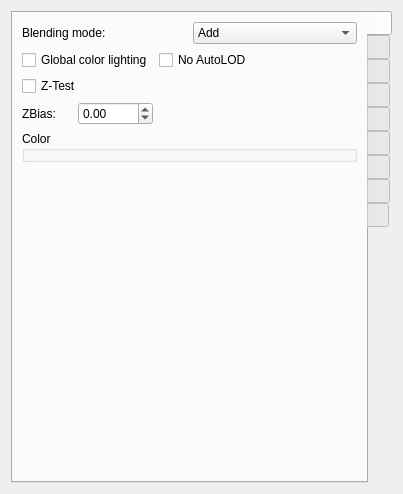
<?xml version="1.0" encoding="UTF-8"?>
<ui version="4.0">
 <class>CLocatedBindablePage</class>
 <widget class="QWidget" name="CLocatedBindablePage">
  <property name="geometry">
   <rect>
    <x>0</x>
    <y>0</y>
    <width>352</width>
    <height>494</height>
   </rect>
  </property>
  <property name="sizePolicy">
   <sizepolicy hsizetype="Preferred" vsizetype="Preferred">
    <horstretch>0</horstretch>
    <verstretch>0</verstretch>
   </sizepolicy>
  </property>
  <property name="windowTitle">
   <string>Form</string>
  </property>
  <layout class="QGridLayout" name="gridLayout">
   <item row="0" column="0">
    <widget class="QTabWidget" name="tabWidget">
     <property name="sizePolicy">
      <sizepolicy hsizetype="Preferred" vsizetype="Preferred">
       <horstretch>0</horstretch>
       <verstretch>0</verstretch>
      </sizepolicy>
     </property>
     <property name="tabPosition">
      <enum>QTabWidget::East</enum>
     </property>
     <property name="currentIndex">
      <number>0</number>
     </property>
     <property name="elideMode">
      <enum>Qt::ElideNone</enum>
     </property>
     <property name="tabsClosable">
      <bool>false</bool>
     </property>
     <property name="movable">
      <bool>true</bool>
     </property>
     <widget class="QWidget" name="materialPage">
      <property name="sizePolicy">
       <sizepolicy hsizetype="Preferred" vsizetype="Preferred">
        <horstretch>0</horstretch>
        <verstretch>0</verstretch>
       </sizepolicy>
      </property>
      <attribute name="title">
       <string/>
      </attribute>
      <layout class="QGridLayout" name="gridLayout_2">
       <item row="0" column="0" colspan="3">
        <layout class="QHBoxLayout" name="horizontalLayout_2">
         <item>
          <widget class="QLabel" name="blendModeLabel">
           <property name="text">
            <string>Blending mode:</string>
           </property>
          </widget>
         </item>
         <item>
          <widget class="QComboBox" name="blendModeComboBox">
           <item>
            <property name="text">
             <string>Add</string>
            </property>
           </item>
           <item>
            <property name="text">
             <string>Modulate</string>
            </property>
           </item>
           <item>
            <property name="text">
             <string>Alpha blend</string>
            </property>
           </item>
           <item>
            <property name="text">
             <string>Alpha test</string>
            </property>
           </item>
          </widget>
         </item>
        </layout>
       </item>
       <item row="1" column="0">
        <widget class="QCheckBox" name="globalColorLightingCheckBox">
         <property name="text">
          <string>Global color lighting</string>
         </property>
        </widget>
       </item>
       <item row="2" column="0">
        <widget class="QCheckBox" name="ztestCheckBox">
         <property name="text">
          <string>Z-Test</string>
         </property>
        </widget>
       </item>
       <item row="3" column="0">
        <layout class="QHBoxLayout" name="horizontalLayout">
         <item>
          <widget class="QLabel" name="zbiasLabel">
           <property name="text">
            <string>ZBias:</string>
           </property>
          </widget>
         </item>
         <item>
          <widget class="QDoubleSpinBox" name="zbiasDoubleSpinBox">
           <property name="minimum">
            <double>-9999.000000000000000</double>
           </property>
           <property name="maximum">
            <double>9999.000000000000000</double>
           </property>
          </widget>
         </item>
        </layout>
       </item>
       <item row="5" column="1">
        <spacer name="verticalSpacer">
         <property name="orientation">
          <enum>Qt::Vertical</enum>
         </property>
         <property name="sizeHint" stdset="0">
          <size>
           <width>20</width>
           <height>21</height>
          </size>
         </property>
        </spacer>
       </item>
       <item row="1" column="1">
        <widget class="QCheckBox" name="autoLodCheckBox">
         <property name="text">
          <string>No AutoLOD</string>
         </property>
        </widget>
       </item>
       <item row="4" column="0" colspan="3">
        <widget class="NLQT::CAttribRGBAWidget" name="colorWidget">
         <property name="title">
          <string>Color</string>
         </property>
        </widget>
       </item>
      </layout>
     </widget>
     <widget class="QWidget" name="sizeAnglePage">
      <property name="sizePolicy">
       <sizepolicy hsizetype="Preferred" vsizetype="Preferred">
        <horstretch>0</horstretch>
        <verstretch>0</verstretch>
       </sizepolicy>
      </property>
      <attribute name="title">
       <string/>
      </attribute>
      <layout class="QGridLayout" name="gridLayout_4">
       <item row="0" column="0">
        <widget class="QCheckBox" name="independantSizeCheckBox">
         <property name="text">
          <string>Independant size</string>
         </property>
        </widget>
       </item>
       <item row="0" column="2">
        <widget class="QGroupBox" name="independantGroupBox">
         <property name="enabled">
          <bool>false</bool>
         </property>
         <property name="title">
          <string/>
         </property>
         <layout class="QGridLayout" name="gridLayout_3">
          <item row="0" column="0">
           <widget class="QRadioButton" name="widthRadioButton">
            <property name="text">
             <string>Width</string>
            </property>
            <property name="checked">
             <bool>true</bool>
            </property>
           </widget>
          </item>
          <item row="0" column="1">
           <widget class="QRadioButton" name="heightRadioButton">
            <property name="text">
             <string>Height</string>
            </property>
           </widget>
          </item>
         </layout>
        </widget>
       </item>
       <item row="3" column="1">
        <spacer name="verticalSpacer_2">
         <property name="orientation">
          <enum>Qt::Vertical</enum>
         </property>
         <property name="sizeHint" stdset="0">
          <size>
           <width>31</width>
           <height>354</height>
          </size>
         </property>
        </spacer>
       </item>
       <item row="1" column="0" colspan="3">
        <widget class="NLQT::CAttribFloatWidget" name="sizeWidget">
         <property name="title">
          <string>Size</string>
         </property>
        </widget>
       </item>
       <item row="2" column="0" colspan="3">
        <widget class="NLQT::CAttribFloatWidget" name="angle2DWidget">
         <property name="title">
          <string>Angle 2D</string>
         </property>
        </widget>
       </item>
      </layout>
     </widget>
     <widget class="QWidget" name="rotatePage">
      <property name="sizePolicy">
       <sizepolicy hsizetype="Preferred" vsizetype="Preferred">
        <horstretch>0</horstretch>
        <verstretch>0</verstretch>
       </sizepolicy>
      </property>
      <attribute name="title">
       <string/>
      </attribute>
      <layout class="QGridLayout" name="gridLayout_7">
       <item row="1" column="0">
        <widget class="QCheckBox" name="rotationPCCheckBox">
         <property name="text">
          <string>hint / precomputed rotations</string>
         </property>
        </widget>
       </item>
       <item row="2" column="0">
        <widget class="QGroupBox" name="rotGroupBox">
         <property name="enabled">
          <bool>false</bool>
         </property>
         <property name="title">
          <string/>
         </property>
         <layout class="QGridLayout" name="gridLayout_5">
          <item row="0" column="0">
           <widget class="QLabel" name="label_3">
            <property name="text">
             <string>Rot speed min:</string>
            </property>
           </widget>
          </item>
          <item row="0" column="1">
           <widget class="QDoubleSpinBox" name="rotSpeedMinDoubleSpinBox"/>
          </item>
          <item row="1" column="0">
           <widget class="QLabel" name="label_4">
            <property name="text">
             <string>Rot speed max:</string>
            </property>
           </widget>
          </item>
          <item row="1" column="1">
           <widget class="QDoubleSpinBox" name="rotSpeedMaxDoubleSpinBox"/>
          </item>
          <item row="2" column="0">
           <widget class="QLabel" name="label_5">
            <property name="text">
             <string>Nb models:</string>
            </property>
           </widget>
          </item>
          <item row="2" column="1">
           <widget class="QSpinBox" name="numModelsSpinBox">
            <property name="minimum">
             <number>1</number>
            </property>
            <property name="maximum">
             <number>32</number>
            </property>
           </widget>
          </item>
         </layout>
        </widget>
       </item>
       <item row="3" column="0">
        <spacer name="verticalSpacer_3">
         <property name="orientation">
          <enum>Qt::Vertical</enum>
         </property>
         <property name="sizeHint" stdset="0">
          <size>
           <width>17</width>
           <height>184</height>
          </size>
         </property>
        </spacer>
       </item>
       <item row="0" column="0">
        <widget class="NLQT::CAttribPlaneBasisWidget" name="particlePlaneBasicWidget">
         <property name="title">
          <string>Rotation</string>
         </property>
        </widget>
       </item>
      </layout>
     </widget>
     <widget class="QWidget" name="lookAtPage">
      <property name="sizePolicy">
       <sizepolicy hsizetype="Preferred" vsizetype="Preferred">
        <horstretch>0</horstretch>
        <verstretch>0</verstretch>
       </sizepolicy>
      </property>
      <attribute name="title">
       <string/>
      </attribute>
      <layout class="QGridLayout" name="gridLayout_6">
       <item row="0" column="0">
        <widget class="QCheckBox" name="alignCheckBox">
         <property name="text">
          <string>Align on motion</string>
         </property>
        </widget>
       </item>
       <item row="0" column="2">
        <widget class="QCheckBox" name="zalignCheckBox">
         <property name="text">
          <string>Z-Align</string>
         </property>
        </widget>
       </item>
       <item row="1" column="0">
        <widget class="QLabel" name="blurCoeffLabel">
         <property name="text">
          <string>Fake motion blur coeff.:</string>
         </property>
        </widget>
       </item>
       <item row="2" column="0" colspan="3">
        <widget class="NLQT::CEditRangeFloatWidget" name="blurCoeffWidget" native="true"/>
       </item>
       <item row="3" column="0" colspan="2">
        <widget class="QLabel" name="blurTreshholdLabel">
         <property name="text">
          <string>Fake motion blur treshold:</string>
         </property>
        </widget>
       </item>
       <item row="4" column="0" colspan="3">
        <widget class="NLQT::CEditRangeFloatWidget" name="blurTresholdWidget" native="true"/>
       </item>
       <item row="5" column="1">
        <spacer name="verticalSpacer_4">
         <property name="orientation">
          <enum>Qt::Vertical</enum>
         </property>
         <property name="sizeHint" stdset="0">
          <size>
           <width>20</width>
           <height>203</height>
          </size>
         </property>
        </spacer>
       </item>
      </layout>
     </widget>
     <widget class="QWidget" name="shockWavePage">
      <property name="sizePolicy">
       <sizepolicy hsizetype="Preferred" vsizetype="Preferred">
        <horstretch>0</horstretch>
        <verstretch>0</verstretch>
       </sizepolicy>
      </property>
      <attribute name="title">
       <string/>
      </attribute>
      <layout class="QGridLayout" name="gridLayout_8">
       <item row="0" column="0">
        <widget class="QLabel" name="label_6">
         <property name="text">
          <string>Radius cut:</string>
         </property>
        </widget>
       </item>
       <item row="1" column="0" colspan="2">
        <widget class="NLQT::CEditRangeFloatWidget" name="radiusCutWidget" native="true"/>
       </item>
       <item row="2" column="0">
        <widget class="QLabel" name="label_7">
         <property name="text">
          <string>Number of segs:</string>
         </property>
        </widget>
       </item>
       <item row="3" column="0" colspan="2">
        <widget class="NLQT::CEditRangeUIntWidget" name="shockWaveNbSegWidget" native="true"/>
       </item>
       <item row="4" column="0">
        <widget class="QLabel" name="label_8">
         <property name="text">
          <string>Texture U factor:</string>
         </property>
        </widget>
       </item>
       <item row="5" column="0" colspan="2">
        <widget class="NLQT::CEditRangeFloatWidget" name="shockWaveUFactorWidget" native="true"/>
       </item>
       <item row="6" column="1">
        <spacer name="verticalSpacer_5">
         <property name="orientation">
          <enum>Qt::Vertical</enum>
         </property>
         <property name="sizeHint" stdset="0">
          <size>
           <width>20</width>
           <height>251</height>
          </size>
         </property>
        </spacer>
       </item>
      </layout>
     </widget>
     <widget class="QWidget" name="fanLightPage">
      <property name="sizePolicy">
       <sizepolicy hsizetype="Preferred" vsizetype="Preferred">
        <horstretch>0</horstretch>
        <verstretch>0</verstretch>
       </sizepolicy>
      </property>
      <attribute name="title">
       <string/>
      </attribute>
      <layout class="QGridLayout" name="gridLayout_9">
       <item row="0" column="0">
        <widget class="QLabel" name="label_9">
         <property name="text">
          <string>Number fan light:</string>
         </property>
        </widget>
       </item>
       <item row="1" column="0">
        <widget class="NLQT::CEditRangeUIntWidget" name="nbFanLightWidget" native="true"/>
       </item>
       <item row="2" column="0">
        <widget class="QLabel" name="label_10">
         <property name="text">
          <string>Phase smoothnes:</string>
         </property>
        </widget>
       </item>
       <item row="3" column="0">
        <widget class="NLQT::CEditRangeUIntWidget" name="phaseSmoothnesWidget" native="true"/>
       </item>
       <item row="4" column="0">
        <widget class="QLabel" name="label_11">
         <property name="text">
          <string>Fan light speed:</string>
         </property>
        </widget>
       </item>
       <item row="5" column="0">
        <widget class="NLQT::CEditRangeFloatWidget" name="fanLightSpeedWidget" native="true"/>
       </item>
       <item row="6" column="0">
        <widget class="QLabel" name="label_12">
         <property name="text">
          <string>Fan light intensity:</string>
         </property>
        </widget>
       </item>
       <item row="7" column="0">
        <widget class="NLQT::CEditRangeFloatWidget" name="fanLightIntensityWidget" native="true"/>
       </item>
       <item row="8" column="0">
        <spacer name="verticalSpacer_6">
         <property name="orientation">
          <enum>Qt::Vertical</enum>
         </property>
         <property name="sizeHint" stdset="0">
          <size>
           <width>20</width>
           <height>229</height>
          </size>
         </property>
        </spacer>
       </item>
      </layout>
     </widget>
     <widget class="QWidget" name="ribbonTailPage">
      <property name="sizePolicy">
       <sizepolicy hsizetype="Preferred" vsizetype="Preferred">
        <horstretch>0</horstretch>
        <verstretch>0</verstretch>
       </sizepolicy>
      </property>
      <attribute name="title">
       <string/>
      </attribute>
      <layout class="QGridLayout" name="gridLayout_11">
       <item row="0" column="0">
        <widget class="QLabel" name="label">
         <property name="text">
          <string>Nb segs:</string>
         </property>
        </widget>
       </item>
       <item row="1" column="0" colspan="2">
        <widget class="NLQT::CEditRangeUIntWidget" name="tailNbSegsWidget" native="true"/>
       </item>
       <item row="2" column="0">
        <widget class="QLabel" name="label_14">
         <property name="text">
          <string>Seg duration:</string>
         </property>
        </widget>
       </item>
       <item row="3" column="0" colspan="2">
        <widget class="NLQT::CEditRangeFloatWidget" name="segDurationWidget" native="true"/>
       </item>
       <item row="4" column="0" colspan="2">
        <widget class="QLabel" name="tailTexUflabel">
         <property name="text">
          <string>Texture U factor:</string>
         </property>
        </widget>
       </item>
       <item row="5" column="0" colspan="2">
        <widget class="NLQT::CEditRangeFloatWidget" name="ribbonTexUfactorWidget" native="true"/>
       </item>
       <item row="6" column="0" colspan="2">
        <widget class="QLabel" name="tailTexVflabel">
         <property name="text">
          <string>Texture V factor:</string>
         </property>
        </widget>
       </item>
       <item row="7" column="0" colspan="2">
        <widget class="NLQT::CEditRangeFloatWidget" name="ribbonTexVfactorWidget" native="true"/>
       </item>
       <item row="8" column="0" colspan="2">
        <widget class="QGroupBox" name="ribbonGroupBox">
         <property name="title">
          <string/>
         </property>
         <layout class="QGridLayout" name="gridLayout_10">
          <item row="0" column="0">
           <widget class="QCheckBox" name="constantLengthCheckBox">
            <property name="toolTip">
             <string>Non parametric anim only</string>
            </property>
            <property name="text">
             <string>Force constant length</string>
            </property>
           </widget>
          </item>
          <item row="0" column="1">
           <widget class="QCheckBox" name="useHermitteCheckBox">
            <property name="text">
             <string>Use hermitte interpolation</string>
            </property>
           </widget>
          </item>
          <item row="1" column="0">
           <widget class="QLabel" name="label_15">
            <property name="text">
             <string>Trail coord. system:</string>
            </property>
           </widget>
          </item>
          <item row="1" column="1">
           <widget class="QComboBox" name="coordSystemComboBox">
            <item>
             <property name="text">
              <string>Local</string>
             </property>
            </item>
            <item>
             <property name="text">
              <string>World</string>
             </property>
            </item>
            <item>
             <property name="text">
              <string>User</string>
             </property>
            </item>
            <item>
             <property name="text">
              <string>Father coord. system</string>
             </property>
            </item>
           </widget>
          </item>
          <item row="2" column="0">
           <widget class="QLabel" name="ribbonLengthLabel">
            <property name="text">
             <string>Length(m):</string>
            </property>
           </widget>
          </item>
          <item row="3" column="0" colspan="2">
           <widget class="NLQT::CEditRangeFloatWidget" name="ribbonLengthWidget" native="true">
            <property name="enabled">
             <bool>false</bool>
            </property>
           </widget>
          </item>
          <item row="4" column="0">
           <widget class="QLabel" name="lodDegradationLabel">
            <property name="text">
             <string>LOD degradation:</string>
            </property>
           </widget>
          </item>
          <item row="5" column="0" colspan="2">
           <widget class="NLQT::CEditRangeFloatWidget" name="lodDegradationWidget" native="true"/>
          </item>
         </layout>
        </widget>
       </item>
       <item row="9" column="0" colspan="2">
        <widget class="NLQT::CTailParticleWidget" name="tailWidget" native="true"/>
       </item>
       <item row="10" column="1">
        <spacer name="verticalSpacer_7">
         <property name="orientation">
          <enum>Qt::Vertical</enum>
         </property>
         <property name="sizeHint" stdset="0">
          <size>
           <width>20</width>
           <height>133</height>
          </size>
         </property>
        </spacer>
       </item>
      </layout>
     </widget>
     <widget class="QWidget" name="meshPage">
      <attribute name="title">
       <string/>
      </attribute>
      <layout class="QGridLayout" name="gridLayout_12">
       <item row="0" column="0">
        <widget class="NLQT::CMeshWidget" name="meshWidget" native="true"/>
       </item>
       <item row="1" column="0">
        <widget class="NLQT::CConstraintMeshWidget" name="constraintMeshWidget" native="true"/>
       </item>
       <item row="2" column="0">
        <spacer name="verticalSpacer_8">
         <property name="orientation">
          <enum>Qt::Vertical</enum>
         </property>
         <property name="sizeHint" stdset="0">
          <size>
           <width>20</width>
           <height>407</height>
          </size>
         </property>
        </spacer>
       </item>
      </layout>
     </widget>
     <widget class="QWidget" name="texturePage">
      <attribute name="title">
       <string/>
      </attribute>
      <layout class="QGridLayout" name="gridLayout_13">
       <item row="0" column="0">
        <widget class="NLQT::CParticleTextureWidget" name="particleTextureWidget" native="true"/>
       </item>
       <item row="1" column="0">
        <widget class="NLQT::CParticleTextureAnimWidget" name="texAnimWidget" native="true"/>
       </item>
       <item row="2" column="0">
        <spacer name="verticalSpacer_90">
         <property name="orientation">
          <enum>Qt::Vertical</enum>
         </property>
         <property name="sizeType">
          <enum>QSizePolicy::Preferred</enum>
         </property>
         <property name="sizeHint" stdset="0">
          <size>
           <width>20</width>
           <height>463</height>
          </size>
         </property>
        </spacer>
       </item>
      </layout>
     </widget>
    </widget>
   </item>
  </layout>
 </widget>
 <customwidgets>
  <customwidget>
   <class>NLQT::CParticleTextureWidget</class>
   <extends>QWidget</extends>
   <header>particle_texture_widget.h</header>
   <container>1</container>
  </customwidget>
  <customwidget>
   <class>NLQT::CEditRangeUIntWidget</class>
   <extends>QWidget</extends>
   <header>edit_range_widget.h</header>
   <container>1</container>
  </customwidget>
  <customwidget>
   <class>NLQT::CEditRangeFloatWidget</class>
   <extends>QWidget</extends>
   <header>edit_range_widget.h</header>
   <container>1</container>
  </customwidget>
  <customwidget>
   <class>NLQT::CAttribFloatWidget</class>
   <extends>QGroupBox</extends>
   <header>attrib_widget.h</header>
   <container>1</container>
  </customwidget>
  <customwidget>
   <class>NLQT::CMeshWidget</class>
   <extends>QWidget</extends>
   <header>mesh_widget.h</header>
   <container>1</container>
  </customwidget>
  <customwidget>
   <class>NLQT::CConstraintMeshWidget</class>
   <extends>QWidget</extends>
   <header>constraint_mesh_widget.h</header>
   <container>1</container>
  </customwidget>
  <customwidget>
   <class>NLQT::CTailParticleWidget</class>
   <extends>QWidget</extends>
   <header>tail_particle_widget.h</header>
   <container>1</container>
  </customwidget>
  <customwidget>
   <class>NLQT::CParticleTextureAnimWidget</class>
   <extends>QWidget</extends>
   <header>particle_texture_anim_widget.h</header>
   <container>1</container>
  </customwidget>
  <customwidget>
   <class>NLQT::CAttribRGBAWidget</class>
   <extends>QGroupBox</extends>
   <header>attrib_widget.h</header>
   <container>1</container>
  </customwidget>
  <customwidget>
   <class>NLQT::CAttribPlaneBasisWidget</class>
   <extends>QGroupBox</extends>
   <header>attrib_widget.h</header>
   <container>1</container>
  </customwidget>
 </customwidgets>
 <resources/>
 <connections/>
</ui>
